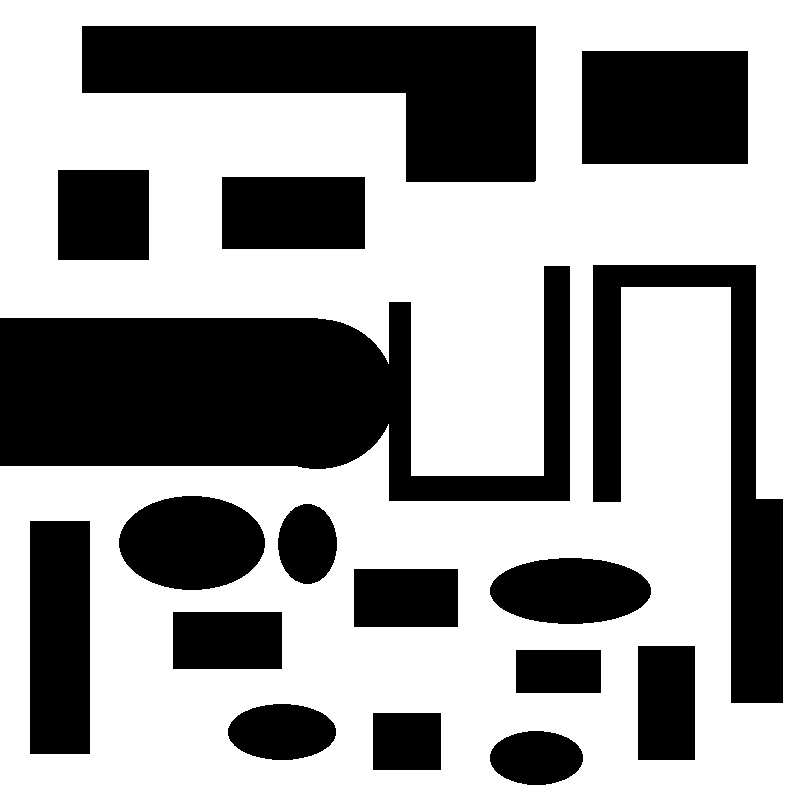
%> input picture RRT 创新：随机点（按点位趋向终点+不在障碍物内采）+不向障碍物生长+膨胀地图+跳出局部最优（网格+卡死）+终点迷宫+真二次优化 (采样点3D图)/sy24.png, 800 x 800 px
$ octave RRT.m   (GNU Octave 9; MATLAB toolbox functions it lacks are replaced by stand-ins)
%> lines starting %> are read from the running program, lines starting %| are printed output that depends on the picture; in (x1, y1, x2, y2) boxes, pixels count from 0 and x2, y2 are one past the last pixel; in counts of white or black regions, pixels touching at a corner belong together; the program's own positions count from 1
### RRT 创新：随机点（按点位趋向终点+不在障碍物内采）+不向障碍物生长+膨胀地图+跳出局部最优（网格+卡死）+终点迷宫+真二次优化 (采样点3D图)/isInCircle.m
function isInside = isInCircle(center, point, radius)
    distance = sqrt((center(1) - point(1))^2 + (center(2) - point(2))^2);
    isInside = distance <= radius;
end

### RRT 创新：随机点（按点位趋向终点+不在障碍物内采）+不向障碍物生长+膨胀地图+跳出局部最优（网格+卡死）+终点迷宫/collisionChecking.m
function feasible=collisionChecking(startPose,goalPose,map)%判断两点连线间有无障碍物，返回值为feasible
 %判断障碍就是看像素是不是黑色
feasible=true;%默认路径可行
dir=atan2(goalPose(2)-startPose(2),goalPose(1)-startPose(1));%计算从起始点到目标点的角度。atan2函数返回两点之间连线的角度
for r=0:0.5:sqrt(sum((startPose-goalPose).^2))%从0开始，每次以0.5的步长递增，直到起始点到目标点的欧氏距离。这是在沿着起始点到目标点的直线检查路径上的每个点。
    posCheck = startPose + r.*[cos(dir) sin(dir)];%计算最近点与新生点间所有点的坐标
    if ~(feasiblePoint(ceil(posCheck),map) && feasiblePoint(floor(posCheck),map) && ...%由于点坐标为小数而地图像素为整数，所以要将横纵坐标分别向上向下取整，分4种情况
            feasiblePoint([ceil(posCheck(1)) floor(posCheck(2))],map) && feasiblePoint([floor(posCheck(1)) ceil(posCheck(2))],map))
        feasible=false;break;%若点横纵坐标向上向下取整的4个点有任意一个在障碍里则为false
    end
    if ~feasiblePoint([floor(goalPose(1)),ceil(goalPose(2))],map), feasible=false; end

end

function feasible=feasiblePoint(point,map)
feasible=true;%无障碍为true
if ~(point(1)>=1 &&  point(1)<=size(map,2) && point(2)>=1 && point(2)<=size(map,1) && map(point(2),point(1))==255)
    feasible=false;%若点横坐标不超地图左右界，纵坐标不超地图上下界，且地图在此点像素值为255，则为true，否则为false
end

### RRT 创新：随机点（按点位趋向终点+不在障碍物内采）+不向障碍物生长+膨胀地图+跳出局部最优（网格+卡死）+终点迷宫/isSafeDistance.m
% [15 lines of commented-out code are left out]
function [isSafe, safePoint] = isSafeDistance(point1, point2, image, safeDist)
    numPoints = round(1.5 * norm(point2 - point1));
    x = linspace(point1(1), point2(1), numPoints);
    y = linspace(point1(2), point2(2), numPoints);
    safePoint = point1; % 初始化为起始点

    for i = 1:numPoints
        if ~isAreaFree(image, ceil(y(i)), ceil(x(i)), safeDist)
            isSafe = false;
            return;
        else
            safePoint = [x(i), y(i)]; % 更新最远安全点的位置
        end
    end
    isSafe = true;
end

% 检查给定点周围的区域是否与障碍物保持安全距离
function isFree = isAreaFree(image, x, y, safeDist)
    [rows, cols] = size(image);
    for i = max(1, x - safeDist):min(rows, x + safeDist)
        for j = max(1, y - safeDist):min(cols, y + safeDist)
            if image(i, j) < 255 % 如果该点是障碍物
                isFree = false;
                return;
            end
        end
    end
    isFree = true;
end

### RRT 创新：随机点（按点位趋向终点+不在障碍物内采）+不向障碍物生长+膨胀地图+跳出局部最优（网格+卡死）+终点迷宫+真二次优化 (实验记录版）/feasiblePoint.m
function feasible=feasiblePoint(point,map)
feasible=true;%无障碍为true
if ~(point(1)>=1 &&  point(1)<=size(map,2) && point(2)>=1 && point(2)<=size(map,1) && map(point(2),point(1))==255)
    feasible=false;%若点横坐标不超地图左右界，纵坐标不超地图上下界，且地图在此点像素值为255，则为true，否则为false
end

### RRT 创新：随机点（按点位趋向终点+不在障碍物内采）+不向障碍物生长+膨胀地图+跳出局部最优（网格+卡死）+终点迷宫+真二次优化 (采样点3D图)/RRT.m
%   1. 初始化需要规划的2D或3D地图，给出移动机器人或机械臂要运动的起点和终点坐标，树的根部在起点。
%   2. 开始搜索并构建树。树的构建过程为：a) 首先在地图上随机选一点Prand；b) 遍历树上所有的点，
%      从树中找到与Prand最近的点，记作Pnear，选取Pnear到Prand方向的向量，选取一个固定长度d，得到一个和Pnear之间距离为d的，
%      方向为Pnear到Prand方向的一个新的点Pnew；c）判断Pnear和Pnew之间是否会碰撞到周围的环境（即判断Pnear和Pnew之间是否是collision-free的），
%      如果无碰撞，则把Pnew加入数中，并记录Pnew的父节点为Pnear，进行下一步，如果有碰撞，则回到步骤a)重新选点；d) 判断Pnew是否到达目标点附近，
%      用欧氏距离来判断，当距离小于一个阈值后，认为Pnew到达了目标点附近，停止建树，如果还未到达目标点附近，则回到a)继续循环整个过程，直到Pnew到达目标点附近。
%   3. 找到目标点后，从目标点开始找到整条路径。方法为查找树上每个点的父节点，直到找到起点为止。
%   4. 得到整条路径后，有时会对路径进行平滑处理，处理方法有三次B样条处理等，这里不作介绍。
%% 流程初始化
clear all; close all;
m=0;
% x_I=10; y_I=10;           % 设置初始点%%%%%%%%%%sy1
% x_G=790; y_G=790;       % 设置目标点
x_I=1; y_I=1;           % 设置初始点%%%%%%%%%%sy2
x_G=400; y_G=700;       % 设置目标点   %sy22(600,720)
% x_I=10; y_I=790;           % 设置初始点%%%%%%%%%%%%%sy3
% x_G=790; y_G=10;       % 设置目标点
Thr=30;                 % 设置目标点阈值 阈值大了会导致最后一个点直连穿过障碍物
Delta= 30;              % 设置扩展步长
initial_radius=10;       %初始化搜索半径
delta_radius=80;         %半径增加步长
safeDistance=5;         %安全距离
a=3;%“碰撞逃逸增幅因子”（Collision Escape Amplification Factor, 缩写为 CEAF）
n=0;                    %记新点卡障碍物中的次数
last_safepoint=[0,0];
distance_shengyu=sqrt((x_G - x_I)^2 + (y_G - y_I)^2);%初始化节点与终点的最近距离
deadEndThreshold = 3; % 死胡同区域的阈值，deadEndGrid超过这个阈值的区域将被视为死胡同。


% 假设地图大小为800x800，我们将其分成10x10的网格  %%%3D图用
grid_size = 15; % 3D图网格的行列数
map_size = 800; % 地图尺寸
density_map = zeros(grid_size, grid_size); % 初始化3D图密度矩阵
%% 建树初始化  T为结构体，v为结构体中数组，T.v(1)表示树中第一个节点
T.v(1).x = x_I;         % T是我们要做的树，v是节点，这里先把起始点加入到T里面来
T.v(1).y = y_I;
T.v(1).xPrev = x_I;     % 起始节点的父节点仍然是其本身
T.v(1).yPrev = y_I;
T.v(1).dist=0;          % 从父节点到该节点的距离，这里可取欧氏距离
T.v(1).indPrev = 0;     %
%% 开始搜索并构建树
figure(1);
% ImpRgb=imread('newmap.png');%读取地图
ImpRgb=imread('sy24.png');%读取地图
%> ImpRgb is the input picture: size 800x800x3 uint8; 61.5% white; 17 black regions, largest, box (x1, y1, x2, y2) and area: (0, 266, 570, 501) 69744, (82, 26, 536, 182) 41987, (593, 265, 783, 703) 25514
% Imp=rgb2gray(ImpRgb);
% imshow(Imp)
% 如果图像是彩色的，则将其转换为灰度图像
if size(ImpRgb, 3) == 3
    Imp = rgb2gray(ImpRgb);
else
    Imp = ImpRgb;
end
% 将灰度图像转换为二值图像
binaryImage = Imp < 255; % 假设障碍物是黑色的
% 创建一个结构元素，其大小与所需的安全距离相对应
se = strel('disk', safeDistance); % 使用半径为10的圆形结构元素
% 对二值图像进行膨胀操作，以模拟安全距离
dilatedImage = imdilate(binaryImage, se);
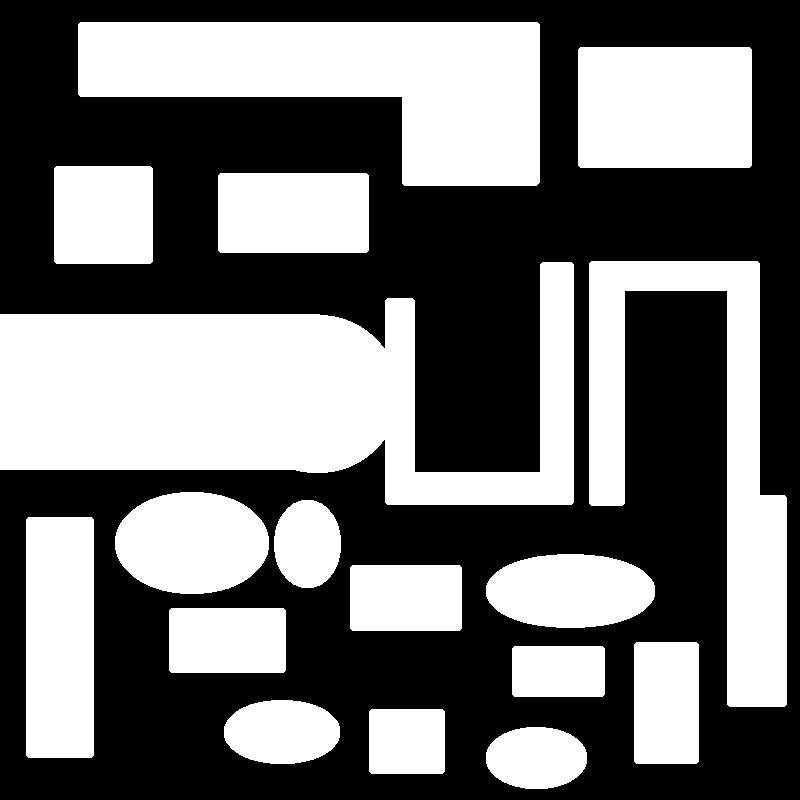
%> dilatedImage: size 800x800 logical; 44.8% white; 17 white regions, largest, box (x1, y1, x2, y2) and area: (0, 262, 574, 505) 77488, (78, 22, 540, 186) 46914, (589, 261, 787, 707) 32301
% 将膨胀后的二值图像转换为白底黑障碍物的灰度图像
dilatedImageInvertedGray = uint8(~dilatedImage) * 255;
% imshow(dilatedImageInvertedGray);%显示膨胀后地图
imshow(Imp);%显示膨胀前地图

%%%%%%%%%%%%%%%%%%%%%%%%% 初始化网格来记录采样点密度和死胡同区域
gridSize = [10, 10]; % 设置网格的尺寸，根据实际地图大小调整
samplingGrid = zeros(gridSize);%用于记录每个网格区域的采样点数量
deadEndGrid = zeros(gridSize);%树未被成功扩展时计数，用于记录每个区域是否被标记为死胡同
% deadEndThreshold = 4; % 死胡同区域的阈值，deadEndGrid超过这个阈值的区域将被视为死胡同。
%%%%%%%%%%%%%%%%%%%%%%%%%%%%%%%%%%%%%%%%%%%%%%%%%%%%%%%%%%%%%%


xL=size(Imp,1);%地图x轴长度800
%> xL = 800
yL=size(Imp,2);%地图y轴长度800
%> yL = 800
hold on
plot(x_I, y_I, 'ro', 'MarkerSize',5, 'MarkerFaceColor','r');
plot(x_G, y_G, 'go', 'MarkerSize',5, 'MarkerFaceColor','g');% 绘制起点和目标点
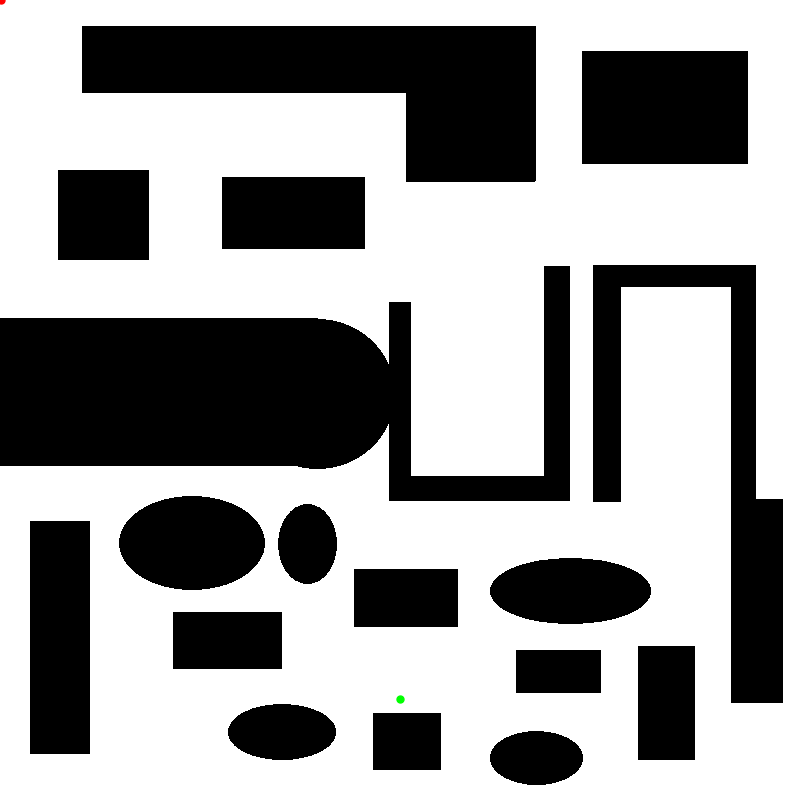
%> figure redrawn from the program's plot data
count=1;%已有的节点数量
tic; % 开始计时
reset_interval=10;

for iter = 1:6000%最多生成3000次随机点

% [7 lines of commented-out code are left out]

    p_rand=[];%数组第一项为横坐标，第二项为纵坐标

%%%%%%%%%%%%%%%%%%%%%%%%%%%%%%%%%%%%%%%%%%%%%%%%随机点创新%%%%%%%%%%%%%%%%%%%%%%%%%%%%%%%%%%%%%%%%%%%%%%%%%%%%%%%%%%%%%%%%
    % 设定一个随着迭代增加而减小的缩放因子
%     scale_factor = 1 - (count / 500);  % 从 1 逐渐减小到 0，/后数可改
    scale_factor=(distance_shengyu*(a^n))/(sqrt((x_G - x_I)^2 + (y_G - y_I)^2));%从1逐渐减小到0
    if scale_factor>1
        scale_factor=1;
    end
    flag=1;
    while flag
       % 计算随机点坐标，使其随着count增加，范围逐渐缩小
       p_rand(1) = x_G + (ceil(rand() * xL) - x_G) * (1.6*scale_factor);%+号后可改，越大越随机   %特殊线性插值，即在随机x与终点x之间插值，但偏向谁由scale_factor决定 （scale_factor越趋近1越趋向随机点，越趋近0越趋向终点）
       p_rand(2) = y_G + (ceil(rand() * yL) - y_G) * (1.6*scale_factor);
       gridIndex = ceil(p_rand ./ (size(Imp) ./ gridSize)); % 计算随机点所在网格坐标
       if feasiblePoint(ceil(p_rand),dilatedImageInvertedGray) && feasiblePoint(floor(p_rand),dilatedImageInvertedGray) && feasiblePoint([ceil(p_rand(1)) floor(p_rand(2))],dilatedImageInvertedGray) && feasiblePoint([floor(p_rand(1)) ceil(p_rand(2))],dilatedImageInvertedGray)&&(samplingGrid(gridIndex(1), gridIndex(2)) < deadEndThreshold)%若采样点在障碍物内
            flag=0;%随机点没在障碍物内就跳出，否则重新选点
       else
       end
    end
%> after the loop, flag = 0; p_rand = [371.2 327.2]
%     plot(p_rand(1), p_rand(2), 'yo', 'MarkerSize',3, 'MarkerFaceColor','y')%画随机点

    % 计算p_rand所在的网格单元
    x_index = ceil((p_rand(1) / map_size) * grid_size);
%> x_index = 7
    y_index = grid_size - ceil((p_rand(2) / map_size) * grid_size) + 1;
%> y_index = 9

    % 增加该网格单元的密度
    density_map(y_index, x_index) = density_map(y_index, x_index) + 1;

    m=m+1;
%%%%%%%%%%%%%%%%%%%%%%%%%%%%%%%%%%%%%%%%%%%%%%%%%%%%%%%%%%%%%%%%%%%%%%%%%%%%%%%%%%%%%%%%%%%%%%%%%%%%%%%%%%%%%%%%%%%%%%%%%%%%%%%%


%     %Step 1: 在地图中随机采样一个点x_rand
%     %提示：用（p_rand(1),p_rand(2)）表示环境中采样点的坐标
%     p_rand(1)=ceil(rand()*xL);%随机采样点横坐标 % rand()生成的是0~1均匀分布的随机数，乘以800再向上取整，数便为[1,800]间的整数
%     p_rand(2)=ceil(rand()*yL);%随机采样点纵坐标

 %%%%%%%%%%%%%%%%%%%%%%%%%%%%%%%%%%%%%%%%%%%%%生长点创新%%%%%%%%%%%%%%%%%%%%%%%%%%%%%%%%%%%%%%%%%%%%%%%%%%%%%%%
       % 初始化搜索半径
    search_radius = initial_radius; % initial_radius 是你设置的初始搜索半径
    found = false;
    p_near=[];%找最近点
    min_distance = 1000;
    while ~found
        % 存储在搜索半径内且无障碍物的节点
        valid_nodes = [];
        %count存疑
        for i=1:count%提取出随机点半径范围内所有不隔障碍物的节点放到valid_nodes中    （遍历所有已经在树 T 中的节点，若在随机点半径圆内且之间无障碍物，则将该节点添加到 valid_nodes 数组中）
            if isInCircle(p_rand, [T.v(i).x, T.v(i).y], search_radius) && collisionChecking([T.v(i).x, T.v(i).y], p_rand, dilatedImageInvertedGray)
%> in isInCircle, `distance = sqrt((center(1) - point(1))^2 + (center(2) - point(2))^2);`: distance = 493.4
%> in isInCircle, `isInside = distance <= radius;`: isInside = false
                valid_nodes = [valid_nodes; T.v(i).x, T.v(i).y, i];%valid_nodes每一行为一个可用节点，3列分别为该节点横纵坐标及索引i（数组连接操作的语法 [A; B] 表示将矩阵 B 作为新的行附加到矩阵 A 的底部。）
            end
        end

        % 如果找到有效节点，则选择最近的
        if ~isempty(valid_nodes)%若随机点半径范围内有不隔障碍物的可用节点则    （如果所检查的数据结构没有任何元素，isempty 返回 true，否则返回 false。）

            nearest_idx = -1;
            for j = 1:size(valid_nodes, 1)%在可用点中找最近的点及对应的最小距离
                distance = sqrt((valid_nodes(j, 1) - p_rand(1))^2 + (valid_nodes(j, 2) - p_rand(2))^2);
                if distance < min_distance
                    min_distance = distance;%更新最小距离
                    nearest_idx = j;%更新最近点是在valid_nodes的第几行（对应那行的最后一列即真正的节点索引i）
                end
            end
            if nearest_idx ~= -1%必然执行，因为执行它的条件就是有可用点，就必然存在最小距离，更新最小距离点索引
                nearest_node = valid_nodes(nearest_idx, :);%提取valid_nodes最近点所在行的所有列，即nearest_node为最近点所在行的数组，前两列为最近点xy坐标，第三列为节点索引
                p_near = [nearest_node(1), nearest_node(2)];%最近点坐标
                index = nearest_node(3);%最近点索引
                found = true;%已找到最近点
            end
        else%若一定半径内无不隔障碍物的点，则扩大搜索半径
            search_radius = search_radius + delta_radius; % delta_radius 是半径增加的步长
%> search_radius = 90
        end
        if search_radius>=300%size(dilatedImageInvertedGray,1)%如果半径已经扩到最大还没有，则不考虑相隔障碍物，按照正常算法生长节点  >=后数可改

%             found = true;
           for i=1:count
                distance = sqrt( ( T.v(i).x - p_rand(1) )^2 + ( T.v(i).y - p_rand(2) )^2 );%计算每个点与随机点距离
                if distance < min_distance
                     min_distance = distance;%更新最小距离
                     index = i;%更新最近点的索引
                end
           end
           p_near(1) = T.v(index).x;%最邻近节点横坐标=最近节点横坐标
           p_near(2) = T.v(index).y;
           found = true;
        end
    end
    %%%%%%%%%%%%%%%%%%%%%%%%%%%%%%%%%%%%%%%%%%%%%%%%%%%%%%%%%%%%%%%%%%%%%%%%%%%%%%%%%%%%%%%%%%%%%%%%%%
% [21 lines of commented-out code are left out]


%%%%%%%%%%%%%%%%%%%%%%%%%%%%%%%%%%%%%%%%%%%%%%%%%%%%%生长点考虑安全距离%%%%%%%%%%%%%%%%%%%%%%%%%%%%%%%%%%%%%%%%%%%%%%%%%%%%%%%%%%%%%%%%%
    p_new=[];

    if min_distance <= Delta
        p_new = p_rand;
    else
        p_new(1) = p_near(1) + round( ( p_rand(1) - p_near(1) ) * Delta / min_distance );%斜向走步长那么远
        p_new(2) = p_near(2) + round( ( p_rand(2) - p_near(2) ) * Delta / min_distance );
        gridIndex = ceil(p_new ./ (size(Imp) ./ gridSize)); % 计算新节点网格坐标
%> gridIndex = [1 1]
%         disp(['Grid Index Before Update: ', num2str(gridIndex)]);
    end
%%%%%%%%%%%%%%%%%%%%%%%%%跳出局部最优%%%%%%%%%存疑
% [8 lines of commented-out code are left out]
%%%%%%%%%%%%%%%%%%%%%%%%%%%%%%%%%%%%%%%%%%%%%%


%%%%%%%%%%%%%%%%%%%%%%%%%%%%%%%%%%%%%%%%%%%%%%%%%%%%%%%%%%%%%%%%%%%%%%%%%%%%%%%%%%%%%%%%%%%%%%%%%%%%%%%%%%%%%%%%%%%%%%%%%%%%%%%%%%%%%%%%%%%%%%%%


    %检查节点是否是collision-free
    if ~collisionChecking(p_near,p_new,dilatedImageInvertedGray) %若新节点有碰撞则直接进入下个大循环重新采样
%> in collisionChecking, `dir=atan2(goalPose(2)-startPose(2),goalPose(1)-startPose(1));`: dir = 0.716
%> the loop in collisionChecking, `for r=0:0.5:sqrt(sum((startPose-goalPose).^2))` made 61 passes
%> r on passes 2 to 13: 0.5, 1, 1.5, 2, 2.5, 3, 3.5, 4, 4.5, 5, 5.5, 6
%> after the loop in collisionChecking, `for r=0:0.5:sqrt(sum((startPose-goalPose).^2))`: feasible = true
        n=n+1;
        deadEndGrid(gridIndex(1), gridIndex(2)) = deadEndGrid(gridIndex(1), gridIndex(2)) + 1;%所在网格失败次数+1
        disp(['n: ', num2str(n)]);
       continue;
    else
        samplingGrid(gridIndex(1), gridIndex(2)) = samplingGrid(gridIndex(1), gridIndex(2)) + 1;%所在网格节点计数+1
        n=0;
%         disp(['Sampling Grid Value Before Update: ', num2str(samplingGrid(gridIndex(1), gridIndex(2)))]);
    end
    disp(['n: ', num2str(n)]);
    count=count+1;


%%%%%%%%%%%%%%%%%%%%%%%%%%采样点按照节点距离终点最近距离趋向于终点用%%%%%%%%%
    distance_pnew_goal=sqrt((x_G - p_new(1))^2 + (y_G - p_new(2))^2);%计算新点与终点间距离，并更新最短距离
%> distance_pnew_goal = 776.2
    if distance_pnew_goal<distance_shengyu
        distance_shengyu=distance_pnew_goal;%distance_shengyu从起点终点距离逐渐趋向0
%> distance_shengyu = 776.2
    end
    if distance_shengyu<=100
        deadEndThreshold = 6;
    end;
%%%%%%%%%%%%%%%%%%%%%%%%%%%%%%%%%%%%%%%%%%%%%%

    %Step 4: 将p_new插入树T
    %提示：新节点p_new的父节点是p_near
    T.v(count).x = p_new(1);
    T.v(count).y = p_new(2);
    T.v(count).xPrev = p_near(1);%产生生长点的那个最临近点是生长点的父节点
    T.v(count).yPrev = p_near(2);
%     T.v(count).dist = min_distance; %存疑，应该是新节点与父节点距离 ，而不是父节点与随机点距离
    T.v(count).dist = sqrt((p_new(1) - p_near(1))^2 + (p_new(2) -p_near(2))^2); %改

%%%%%%%%%%%%%%%%%%%%%%%%%%%%%%%%%%%%%%%%%%%%
    if collisionChecking(p_new, [x_G, y_G], dilatedImageInvertedGray)%如果pnew与终点之间无障碍物则直接连接
%> the loop in collisionChecking (call 2), `for r=0:0.5:sqrt(sum((startPose-goalPose).^2))` made 333 passes
    % 如果p_new到目标点之间无障碍
    elapsedTime = toc; % 结束计时并获取经过的时间
    T.v(count+1).x = x_G; % 将目标点作为新的节点加入树中
    T.v(count+1).y = y_G;
    T.v(count+1).xPrev = p_new(1);
    T.v(count+1).yPrev = p_new(2);
    T.v(count+1).dist = sqrt((x_G - p_new(1))^2 + (y_G - p_new(2))^2); % 计算距离
    T.v(count+1).indPrev = count; % 将当前节点设置为新节点的父节点

    % 更新路径绘制
    plot(x_G, y_G, 'go', 'MarkerSize',5, 'MarkerFaceColor','g'); % 绘制目标点
    line([p_new(1), x_G], [p_new(2), y_G], 'Marker','.','LineStyle','-','color','g','LineWidth', 1); % 连接新节点和目标点


    break; % 跳出循环
    end
 %%%%%%%%%%%%%%%%%%%%%%%%%%%%%%%%%%%%%%%%%%%%%%%


    %Step 5:检查是否到达目标点附近
    %提示：注意使用目标点阈值Thr，若当前节点和终点的欧式距离小于Thr，则跳出当前for循环
    new_distance = sqrt( ( p_new(1) - x_G )^2 + ( p_new(2) - y_G )^2 );
%> new_distance = 776.2
    [isSafe, safePoint] = isSafeDistance(p_new, [x_G,y_G], Imp, safeDistance);
%> in isSafeDistance, `numPoints = round(1.5 * norm(point2 - point1));`: numPoints = 1164
%> in isSafeDistance, `x = linspace(point1(1), point2(1), numPoints);`: x = 1164 values from 24 to 400
%> in isSafeDistance, `y = linspace(point1(2), point2(2), numPoints);`: y = 1164 values from 21 to 700
%> in isSafeDistance, `safePoint = point1;`: safePoint = [24 21]
%> the loop in isSafeDistance, `for i = 1:numPoints` made 248 passes
%> safePoint on passes 1 to 12: [24 21], [24.32 21.58], [24.65 22.17], [24.97 22.75], [25.29 23.34], [25.62 23.92], [25.94 24.5], [26.26 25.09], [26.59 25.67], [26.91 26.25], [27.23 26.84], [27.56 27.42]
    if new_distance <= Thr && collisionChecking(p_new,[x_G,y_G],dilatedImageInvertedGray)&&isSafe%小创新，终点加入障碍物检测
        elapsedTime = toc; % 结束计时并获取经过的时间
        plot(p_new(1), p_new(2), 'bo', 'MarkerSize',2, 'MarkerFaceColor','b'); % 绘制p_new，p_new(1), p_new(2)是点的x和y坐标。点的样式被设定为蓝色圆圈（'bo'），MarkerSize设定为2（点的大小），MarkerFaceColor设定为蓝色（点的填充颜色）
        line( [p_new(1) p_near(1)], [p_new(2) p_near(2)], 'Marker','.','LineStyle','-'); %连接p_near和p_new，线段的起点是p_near（最近邻节点），终点是p_new（新节点）。[p_new(1) p_near(1)]和[p_new(2) p_near(2)]分别是线段在x和y轴上的坐标。'Marker','.'指定线段上的点的样式，'LineStyle','-'指定线段的样式为实线。
        line( [x_G p_new(1)], [y_G p_new(2)], 'Marker','.','LineStyle','-'); %连接Goal和p_new
        break;
    end

    %Step 6:将p_near和p_new之间的路径画出来
    %提示 1：使用plot绘制，因为要多次在同一张图上绘制线段，所以每次使用plot后需要接上hold on命令
    %提示 2：在判断终点条件弹出for循环前，记得把p_near和p_new之间的路径画出来
    plot(p_new(1), p_new(2), 'bo', 'MarkerSize',2, 'MarkerFaceColor','b'); % 绘制p_new
    line( [p_new(1) p_near(1)], [p_new(2) p_near(2)], 'Marker','.','LineStyle','-'); %连接p_near和p_new
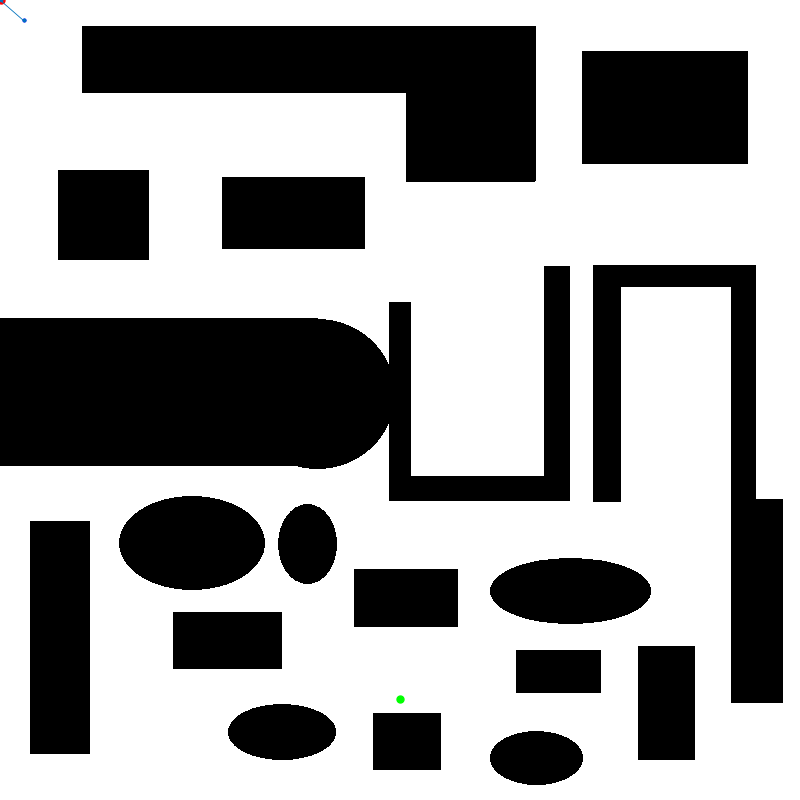
%> figure redrawn from the program's plot data
%> (the run ends here)
